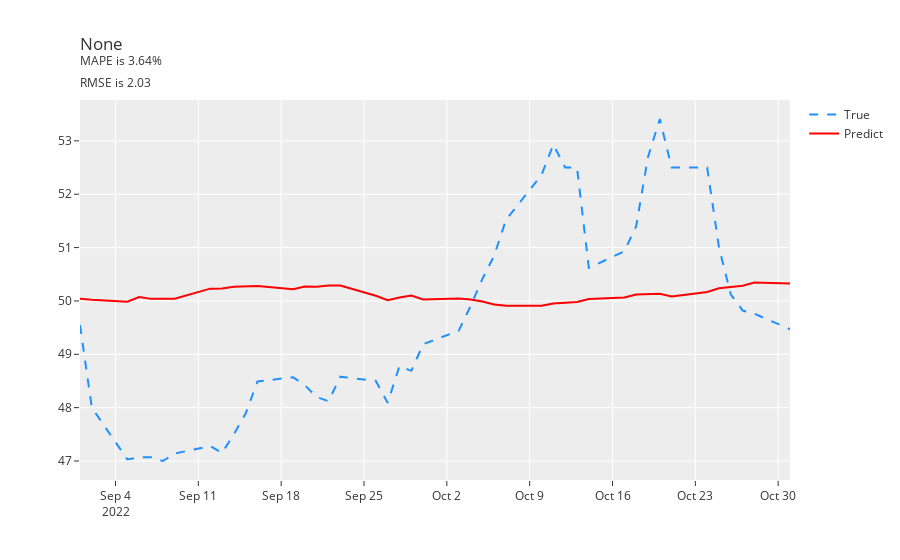

Notebook code cell kept with this figure:
### Code cell
pred_arima(y_train, y_test, (1, 1, 1), X_train, X_test)
